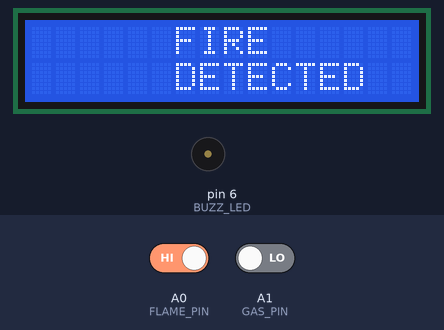
The sketch below on a simulated Arduino Uno, built with avr-gcc and run on an emulated ATmega328P. On the bench: 16×2 character LCD, buzzer (waves = sounding). The inputs (shaded band) are chosen by the test bench; at power-on: A1 (GAS_PIN) LOW, A0 (FLAME_PIN) HIGH.

Above: at 1.7 s.
1.8 s: A1 (GAS_PIN) driven HIGH
At 2.8 s:
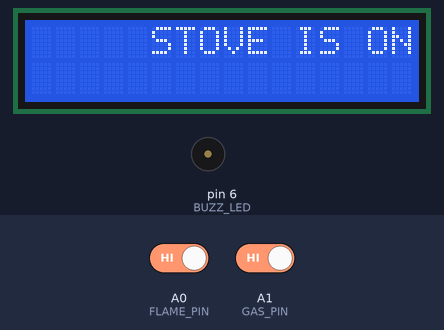
4.5 s: A0 (FLAME_PIN) driven LOW
At 6.3 s:
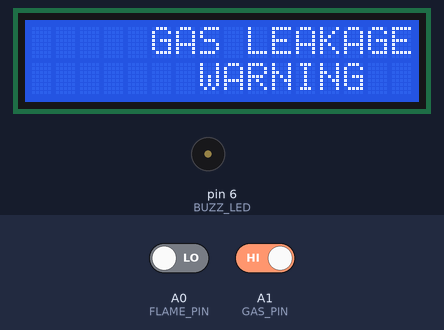
8.5 s: A0 (FLAME_PIN) driven HIGH
At 9.0 s:
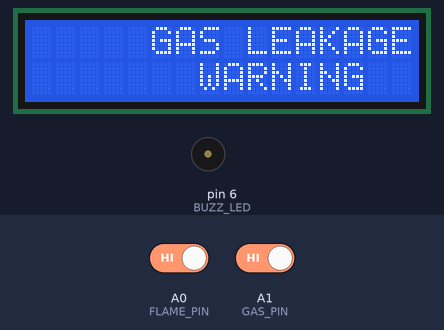
12.1 s: A1 (GAS_PIN) driven LOW
At 13.0 s:
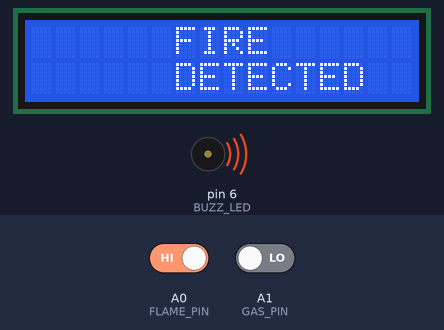
Timing chart, 0 to 17.1 s (numbered marks = the images above; inputs shaded):
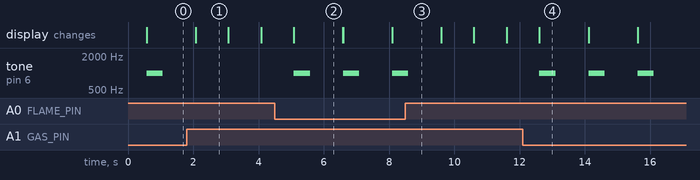

Measured:
- after the input at 1.8 s, tone on pin 6 (BUZZ_LED): stops changing and stays silent; the display: first differs from a run without the input after 0.27 s (image 1)
- after the input at 4.5 s, tone on pin 6 (BUZZ_LED): alternates 1000 Hz for 0.50 s and silent for 1.0 s, starting after 0.59 s; the display: first differs from a run without the input after 0.59 s (image 2)
- after the input at 8.5 s, tone on pin 6 (BUZZ_LED): goes on until 8.6 s, then stays silent
- after the input at 12.1 s, tone on pin 6 (BUZZ_LED): alternates 1000 Hz for 0.50 s and silent for 1.0 s, starting after 0.51 s; the display: first differs from a run without the input after 0.51 s (image 4)
- what the display in image 1 shows lasts 1.0 s, from 2.1 s to 3.1 s
- what the display in image 2 shows lasts 1.5 s, from 5.1 s to 6.6 s

The sketch:

1901106525_STOVE.ino
```cpp
#include <LiquidCrystal.h>
#define BUZZ_LED 6

#define GAS_PIN A1
#define FLAME_PIN A0

int res;


//also incllude that when no fire is detected and gas is detected buzzer will on and display warnin
//menu option to accept two options continuos check or cooking time check

const int rs = 12, en = 11, d4 = 5, d5 = 4, d6 = 3, d7 = 2;
LiquidCrystal lcd(rs, en, d4, d5, d6, d7);

void setup() {

  lcd.begin(16, 2);
  pinMode(FLAME_PIN, INPUT);
  pinMode(GAS_PIN, INPUT);
  pinMode(BUZZ_LED, OUTPUT);

  lcd.setCursor(5, 0);
  lcd.print("DETECTOR");
  lcd.setCursor(5,1);
  lcd.print("STARTED");
  delay(500);
  lcd.clear();


}
void sensorRead(int pin) {
  if(digitalRead(pin)==1) {
    res=1;
  }
  else {
    res=0;
  }

}
void toneOne() {
  tone(BUZZ_LED, 1000);
  delay(500);
  noTone(BUZZ_LED);
}

void toneTwo() {
  tone(BUZZ_LED, 1000);
  delay(500);
  noTone(BUZZ_LED);
}

void loop() {
  sensorRead(GAS_PIN);
  int value = res;
  sensorRead(FLAME_PIN);
  int val2 = res;

  if(value==1 && val2==1) {
    lcd.setCursor(5, 0);
    lcd.print("STOVE IS ON");
    delay(1000);
    lcd.clear();
  }
  if(value==1 && val2==0) {
    lcd.setCursor(5, 0);
    lcd.print("GAS LEAKAGE");
    lcd.setCursor(7, 1);
    lcd.print("WARNING");
    toneOne();
    delay(1000);
    lcd.clear();

  }
  if(val2==1 && value==0) {
    lcd.setCursor(6, 0);
    lcd.print("FIRE");
    lcd.setCursor(6, 1);
    lcd.print("DETECTED");
    toneTwo();
    delay(1000);
    lcd.clear();
  }

}
```
